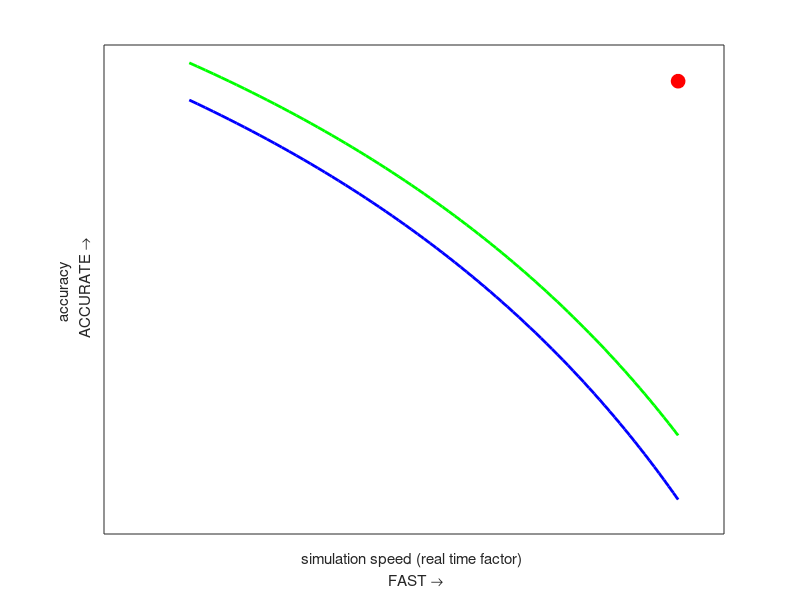

The MATLAB script that drew this image:
h = figure('Name', 'speed', 'Position', [0, 0, 600, 500]);
box on
xlabel(sprintf('simulation speed (real time factor) \n FAST →'))
ylabel(sprintf('accuracy \n ACCURATE →'))
set(gca, ...
    'YScale', 'log', ...
    'XScale', 'log', ...
    'YTick', [], ...
    'XTick', [], ...
    'YMinorTick', 'off', ...
    'XMinorTick', 'off', ...
    'YMinorGrid', 'off');
hold on
xrange1 = 1.1:0.01:1.9;
yrange1 = 1.85:-0.01:1.05;
plot(xrange1, yrange1, 'b', 'LineWidth', 2)
xrange2 = 1.1:0.01:1.9;
yrange2 = 1.95:-0.01:1.15;
plot(xrange2, yrange2, 'g', 'LineWidth', 2)
plot(1.9, 1.9, 'ro', 'MarkerFaceColor', 'r', 'MarkerSize', 10)
hold off
ylim([1,2])
xlim([1,2])